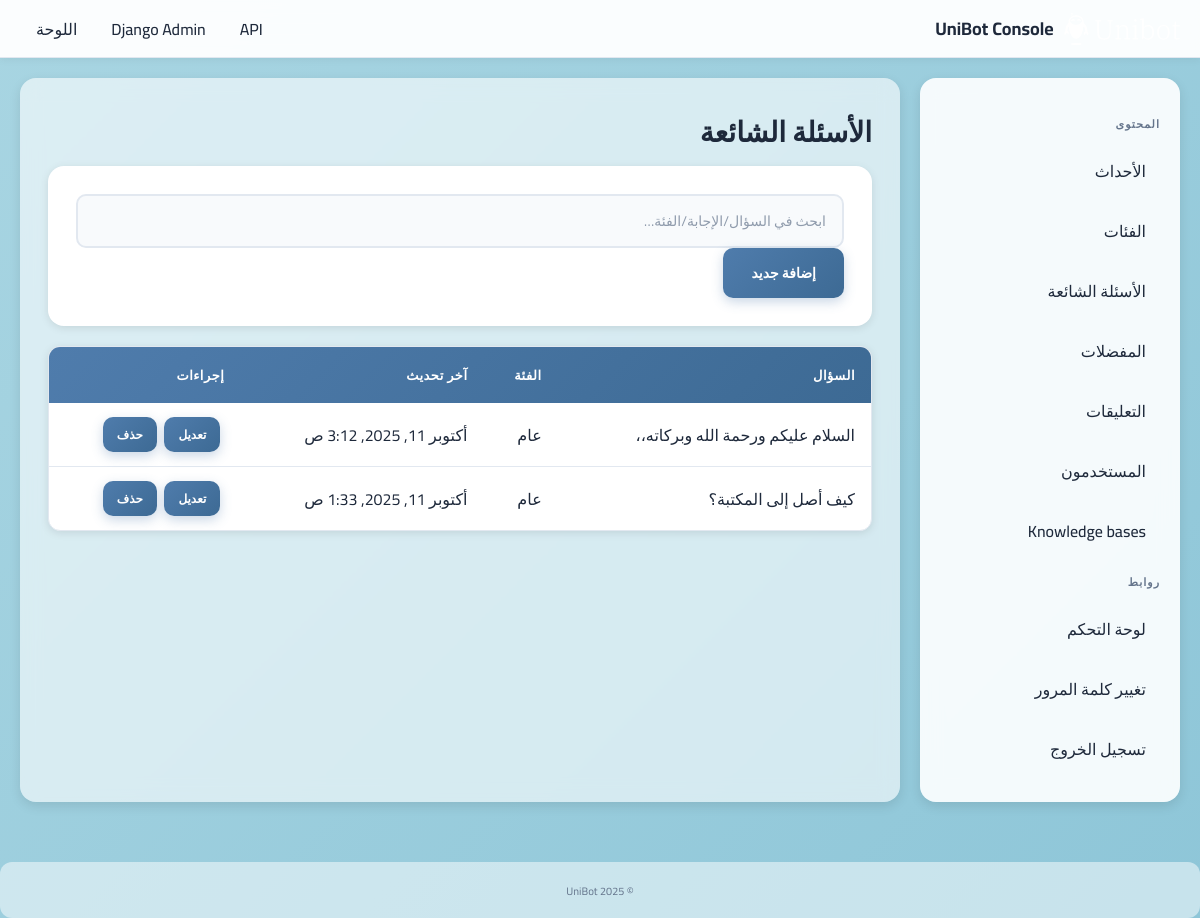
The page /faqs/ (signed in) on the database its author committed.
### core/models.py (models this page shows, shortened)
class FAQ(models.Model):
    id = models.UUIDField(primary_key=True, default=uuid.uuid4, editable=False)  # _id: UUID
    question = models.TextField()  # question: text
    answer = models.TextField()    # answer: text
    category = models.ForeignKey(Category, on_delete=models.CASCADE, related_name='faqs')  # category_id -> Category (ForeignKey)
    updated_by = models.ForeignKey(CustomUser, on_delete=models.SET_NULL, null=True, blank=True, related_name='updated_faqs')  # updated_by -> User
    created_at = models.DateTimeField(auto_now_add=True)  # created_at
    updated_at = models.DateTimeField(auto_now=True)  # updated_at
    class Meta:
        verbose_name = 'سؤال شائع'
        verbose_name_plural = 'أسئلة شائعة'
        ordering = ['-updated_at']  # ترتيب أحدث أولاً (Latest first)

class Category(models.Model):
    id = models.UUIDField(primary_key=True, default=uuid.uuid4, editable=False)  # _id: UUID
    name = models.CharField(max_length=100)  # name: string
    created_at = models.DateTimeField(auto_now_add=True)  # created_at
    updated_at = models.DateTimeField(auto_now=True)  # updated_at
    def __str__(self):
        return self.name
    class Meta:
        verbose_name = 'فئة'
        verbose_name_plural = 'فئات'
        ordering = ['name']

### custom_admin/views.py (the view)
# urls.py: path("faqs/", views.faq_list, name="faqs_list"),
@staff_member_required
def faq_list(request):
    q = request.GET.get("q")
    qs = FAQ.objects.select_related("category","updated_by").order_by("-updated_at")
    qs = _search(qs, q, ["question","answer","category__name"])
    page = _paginate(request, qs)
    columns = [("السؤال","question"),("الفئة","category"),("آخر تحديث","updated_at")]
    return render(request, "custom_admin/list.html", {
        "title":"الأسئلة الشائعة","create_url":"custom_admin:faqs_create",
        "edit_url_name":"custom_admin:faqs_edit","delete_url_name":"custom_admin:faqs_delete",
        "page_obj":page,"columns":columns,"search_placeholder":"ابحث في السؤال/الإجابة/الفئة…",
    })

### custom_admin/templatetags/custom_admin_extras.py (called while the page is built)
@register.filter
def attr(obj, path):
    cur = obj
    for part in path.split('__'):
        cur = getattr(cur, part, None)
        if callable(cur):
            cur = cur()
        if cur is None:
            break
    return cur

### custom_admin/views.py (called while the page is built)
def _paginate(request, qs, per_page=12):
    p = Paginator(qs, per_page)
    page = request.GET.get("page") or 1
    return p.get_page(page)

def _search(qs, query, fields):
    if not query:
        return qs
    q_obj = Q()
    for f in fields:
        q_obj |= Q(**{f"{f}__icontains": query})
    return qs.filter(q_obj)

### custom_admin/templates/custom_admin/list.html (shortened to what this page needs)
{% extends "custom_admin/base.html" %}
{% load custom_admin_extras %}
{% block content %}
  <h1 class="title">{{ title }}</h1>
  <form class="toolbar" method="get">
    <input class="input" type="text" name="q" value="{{ request.GET.q }}" placeholder="{{ search_placeholder|default:'ابحث…' }}" />
    {% if not hide_create %}
      <a class="btn primary" href="{% if create_url %}{% url create_url %}{% else %}#{% endif %}">إضافة جديد</a>
    {% endif %}
  </form>
  <div class="table-wrap" style="margin-top:14px">
    <table class="table">
      <thead>
        <tr>
          {% for head, field in columns %}
            <th>{{ head }}</th>
          {% endfor %}
          <th class="actions">إجراءات</th>
        </tr>
      </thead>
      <tbody>
        {% for obj in page_obj.object_list %}
          <tr>
            {% for head, field in columns %}
              <td>{{ obj|attr:field }}</td>
            {% endfor %}
            <td class="actions">
              {% if edit_url_name %}
                <a class="btn sm" href="{% url edit_url_name obj.pk %}">تعديل</a>
              {% endif %}
              {% if delete_url_name %}
                <a class="btn sm danger" href="{% url delete_url_name obj.pk %}">حذف</a>
              {% endif %}
            </td>
          </tr>
        {% empty %}
          <tr><td colspan="{{ columns|length|add:1 }}"><div class="empty">لا توجد بيانات</div></td></tr>
        {% endfor %}
      </tbody>
    </table>
  </div>
{% endblock %}

### custom_admin/static/custom_admin/css/admin.css (style rules this page uses)
:root { --bg-gradient-start: #a8d5e2; --bg-gradient-end: #8ec6d8; --card-bg: #ffffff; --text-dark: #1e293b; --text-muted: #64748b; --primary: #4f7cac; --primary-hover: #3d6a94; --success: #22c55e; --danger: #ef4444; --warning: #f59e0b; --border: #e2e8f0; --input-bg: #f8fafc; --shadow: rgba(0, 0, 0, 0.1); }
* { box-sizing: border-box; margin: 0; padding: 0; }
html, body { margin: 0; padding: 0; background: linear-gradient(135deg, var(--bg-gradient-start) 0%, var(--bg-gradient-end) 100%); background-attachment: fixed; color: var(--text-dark); font-family: "Cairo", system-ui, "Segoe UI", Roboto, Arial, sans-serif; direction: rtl; min-height: 100vh; }
a { color: var(--primary); text-decoration: none; transition: color 0.2s ease; }
.title { margin: 0 0 8px; font-size: 28px; color: var(--text-dark); font-weight: 700; }
form { background: var(--card-bg); border-radius: 16px; padding: 28px; margin-bottom: 20px; box-shadow: 0 2px 8px var(--shadow); }
form input[type="text"], form input[type="email"], form input[type="password"], form input[type="number"], form input[type="date"], form input[type="datetime-local"], form input[type="url"], form input[type="time"], form select, form textarea { width: 100%; padding: 12px 16px; font-size: 14px; font-family: 'Cairo', sans-serif; color: var(--text-dark); background-color: var(--input-bg); border: 2px solid var(--border); border-radius: 10px; transition: all 0.3s ease; text-align: right; direction: rtl; }
form input::placeholder, form textarea::placeholder { color: var(--text-muted); opacity: 0.7; }
form button, form input[type="submit"], .btn { padding: 12px 28px; font-size: 14px; font-weight: 600; font-family: 'Cairo', sans-serif; color: #ffffff; background: linear-gradient(135deg, var(--primary) 0%, var(--primary-hover) 100%); border: none; border-radius: 10px; cursor: pointer; transition: all 0.3s ease; display: inline-block; text-align: center; box-shadow: 0 4px 12px rgba(79, 124, 172, 0.3); }
table { width: 100%; background: var(--card-bg); border-radius: 12px; overflow: hidden; border: 1px solid var(--border); border-collapse: separate; border-spacing: 0; box-shadow: 0 2px 8px var(--shadow); }
thead { background: linear-gradient(135deg, var(--primary) 0%, var(--primary-hover) 100%); color: white; }
thead th { padding: 16px; font-weight: 600; text-align: right; font-size: 13px; text-transform: uppercase; letter-spacing: 0.5px; }
tbody td { padding: 14px 16px; border-bottom: 1px solid var(--border); color: var(--text-dark); text-align: right; }
tbody tr:last-child td { border-bottom: none; }
tbody td .btn { padding: 6px 14px; font-size: 12px; margin-right: 4px; }

### rows shown on the page
FAQ: columns "السلام عليكم ورحمة الله وبركاته،،" "عام" "أكتوبر 11, 2025, 3:12 ص"
FAQ: columns "كيف أصل إلى المكتبة؟" "عام" "أكتوبر 11, 2025, 1:33 ص"

### other values the page prints
{{ title }} "الأسئلة الشائعة"
{{ head }} "السؤال" "الفئة" "آخر تحديث"
